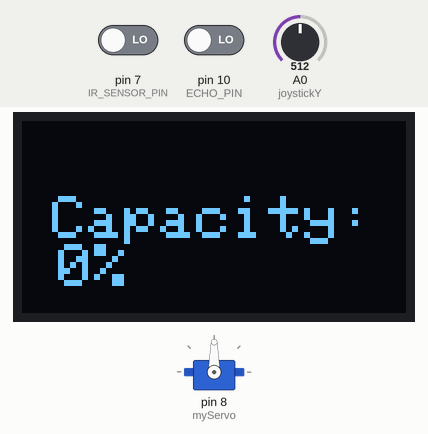
A sketch run on a simulated Arduino Uno, built with avr-gcc and run on an emulated ATmega328P. Parts: servo, 128×64 one-colour display. The test bench sets the inputs (shaded band); at power-on: pin 7 (IR_SENSOR_PIN) LOW, pin 10 (ECHO_PIN) LOW, A0 (joystickY) = 512. What the sketch prints to the serial monitor is not drawn.

Above: at 22.4 s.

The sketch:

main_arduino_code.ino
```cpp
#include <Servo.h>
#define TRIG_PIN 9
#define ECHO_PIN 10
#define BIN_FULL_THRESHOLD 6
#include <Servo.h>
#define IR_SENSOR_PIN 7

#include <Wire.h>
#include <Adafruit_GFX.h>
#include <Adafruit_SSD1306.h>

#define SCREEN_WIDTH 128
#define SCREEN_HEIGHT 64
#define OLED_RESET    -1
Adafruit_SSD1306 display(SCREEN_WIDTH, SCREEN_HEIGHT, &Wire, OLED_RESET);

Servo myServo;  // Create servo object

float maxBinDistance;
const int joystickY = A0;  // Y-axis pin
int yValue;
String binState = "Close";


void setup() {
  // put your setup code here, to run once:
  Serial.begin(9600);
  myServo.attach(8); // Attach servo to digital pin 8
  pinMode(TRIG_PIN, OUTPUT);
  pinMode(ECHO_PIN, INPUT);
  pinMode(IR_SENSOR_PIN, INPUT);

  if (!display.begin(SSD1306_SWITCHCAPVCC, 0x3C)) {
    Serial.println(F("SSD1306 allocation failed"));
    while (true);
  }
  display.clearDisplay();
  display.display();
  float sum = 0;
  for(int i=0; i<20; i++){
    float maxBinDistance = getDistance();
    sum += maxBinDistance;
  }
  maxBinDistance = sum/20;

}

void closeBin(){
  for (int pos = 0; pos <= 90; pos += 1) {
      myServo.write(pos);
      binState = "Close";
      //delay(15);
  }
}

void openBin(){
  for (int pos = 90; pos >= 0; pos -= 1) {
      myServo.write(pos);
      binState = "Open";
  }
}

float getDistance() {
  digitalWrite(TRIG_PIN, LOW);
  delay(2);
  digitalWrite(TRIG_PIN, HIGH);
  delay(10);
  digitalWrite(TRIG_PIN, LOW);

  long duration = pulseIn(ECHO_PIN, HIGH);
  float distance = (duration * 0.034) / 2;  // Convert to cm
  return distance;
}

void loop() {

  // put your main code here, to run repeatedly:
  String command = Serial.readStringUntil('\n'); // PYTHON open/close command


  while (!Serial.available()){
  float distance = getDistance();
  Serial.print("Trash Distance: ");
  Serial.print(distance);
  Serial.println(" cm");
    int percentageFull = ((maxBinDistance-distance)/20) * 100;
    if (distance < BIN_FULL_THRESHOLD) {
        Serial.println("Bin is full!");
    }
    else if (distance >= BIN_FULL_THRESHOLD && distance <= maxBinDistance){
        Serial.println("Bin is " + String(percentageFull) + "% full!");
        if(command == "OPEN"){
          openBin();
          delay(6000);
          closeBin();
          //command = "CLOSE";
        }
    }
    else if (distance > maxBinDistance+1){
        Serial.println("Bin is opened!");  // Keep lid open
    }

    //Display
    display.clearDisplay();
    display.setTextSize(2);
    display.setTextColor(SSD1306_WHITE);
    display.setCursor(10, 25);
    if (abs(percentageFull) < 100 && abs(percentageFull) >= 0) {
      display.print("Capacity: ");
      display.print(abs(percentageFull));
      display.print("%");

    }
    else if (percentageFull >= 100){
      display.print("ITS FULL :(");
    }
    else if (distance > maxBinDistance+1){
      display.print("Opened");
    }
    display.display();

    yValue = analogRead(joystickY); //make sure this is in the right orientation (the y axis might be the x axis depending on the orientation of the stick)
    if (yValue > 800){
      Serial.println("OPEN THE DOOR");
      openBin();
    }
    else if (yValue < 100){
      Serial.println("CLOSE THE DOOR");
      closeBin();
    }

    //IR sensor
    int trashDetected = digitalRead(IR_SENSOR_PIN); // Read sensor
    Serial.println(binState);
    if(binState == "Open"){
      if (trashDetected == LOW) {  // If trash is thrown in
        Serial.println("Trash Detected"); // Send message to Python
        display.print("+1 point");
        closeBin();
      }
    }

    command = Serial.readStringUntil('\n'); // PYTHON open/close command
    command.trim();
  }
}
```
